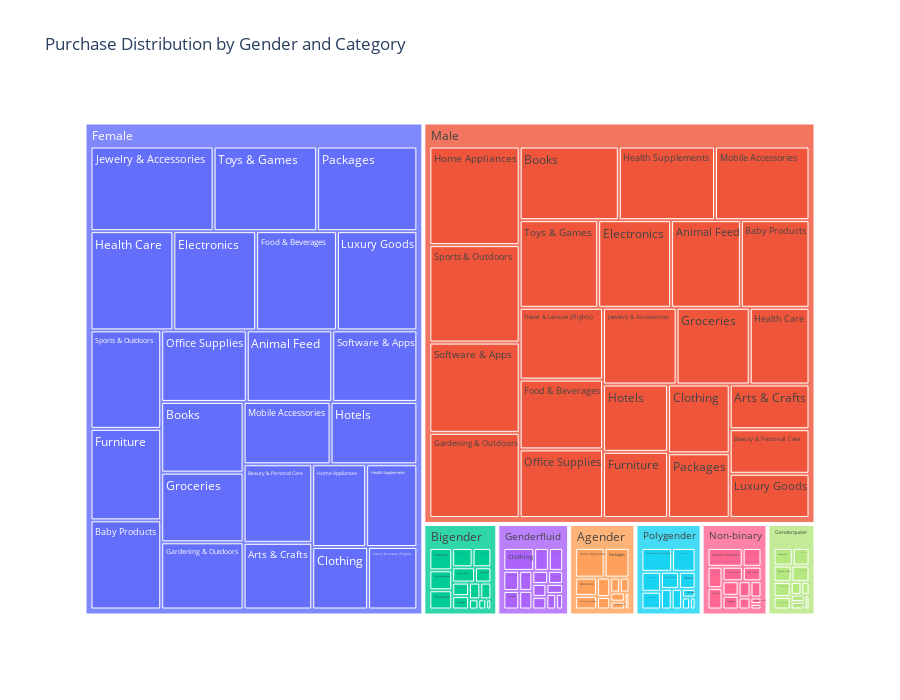

Write notebook code for a chart like this one.
### Code cell
# Purchase Distribution by Gender and Category
fig = px.treemap(df,path=['Gender', 'Purchase_Category'],
           values= 'Purchase_Amount', title='Purchase Distribution by Gender and Category')
fig.update_layout(height=700)

### Figure 1 — Plotly figure (JSON) as saved in the notebook; plotly's stock layout.template omitted (floating-point values rounded to 4 significant figures; data arrays with more than 128 entries replaced by an {"elided": "..."} marker saying what was removed)
{"data": [{"branchvalues": "total", "domain": {"x": [0, 1], "y": [0, 1]}, "hovertemplate": "labels=%{label}<br>Purchase_Amount=%{value}<br>parent=%{parent}<br>id=%{id}<extra></extra>", "ids": {"elided": "130 str values"}, "labels": {"elided": "130 str values"}, "name": "", "parents": {"elided": "130 str values"}, "type": "treemap", "values": {"elided": "130 float values"}}], "layout": {"height": 700, "legend": {"tracegroupgap": 0}, "title": {"text": "Purchase Distribution by Gender and Category"}}}
